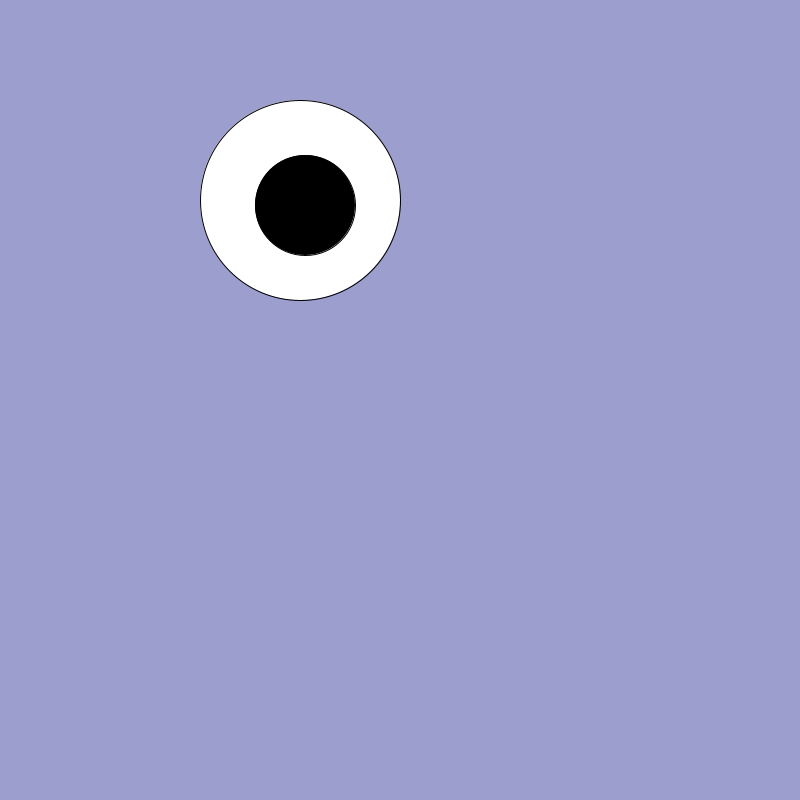
Frame 1 (no input)
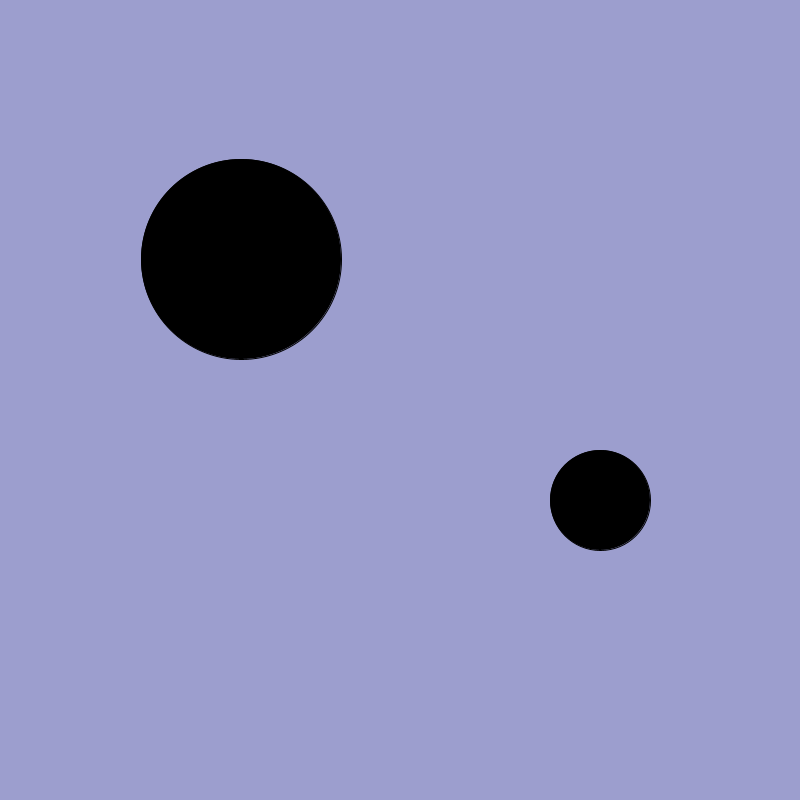
Frame 60 (the mouse pressed at the canvas centre just before this capture)
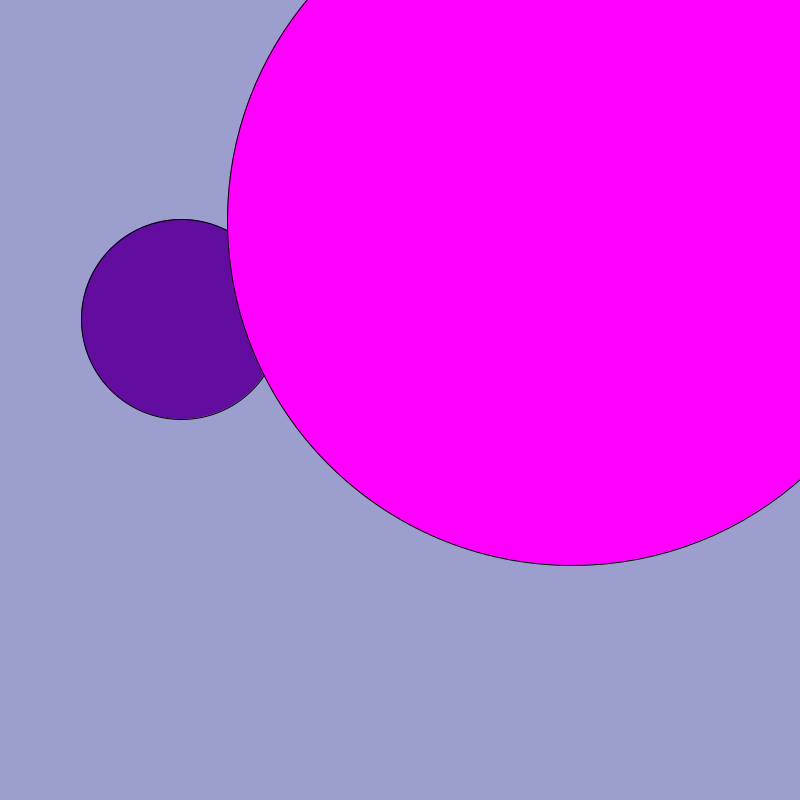
Frame 120 (the mouse held since frame 60 and released just before this capture)

The Processing sketch that drew these frames (run headless with seeded random() and noise(); from frame 60 on, the mouse is pressed at the canvas centre):

// Processing sketch: processing_75077
// ── processing_75077.pde


//Name variables here

float directionX;
float directionY;
float directionX2;
float directionY2;
float x;
float y;
float x2;
float y2;
float mySize;

void setup(){       //Assign Numeric Values to Variables Here
  
 size(800,800);
// background(200,100,100);
 
 directionX = 1;
 directionY = 1;
 directionX2 = 2;
 directionY2 = 2;
 mySize = 100;
 
 x = 300;
 y = 200;
 
 x2 = 300;
 y2 = 200;
 
 
 
}

void draw(){               //"Activate" Variable (Assign them to Objects)
  
 background(156,158,206);

  
  ellipse(x,y,200,200);
  fill(mouseX,0, mouseY);
  
  x -= directionX;
  y += directionY;
  x2 += (5 + (mouseX/50));
  y2 += 5;
  
  ellipse(x2, y2, mySize, mySize);
  
  
  if(x2 > 800){
    x2 = 0;
    y2 = 0;
  
  
  } 
  
  if(x < 0){
    x = 500;
    y = 100;
  }
  
  
  if(mousePressed){
   fill(random(255),random(255),random(255));
   mySize += 10;
   
  }
  
  if(mySize >= 800){
    mySize = 100;
  }
    
}
